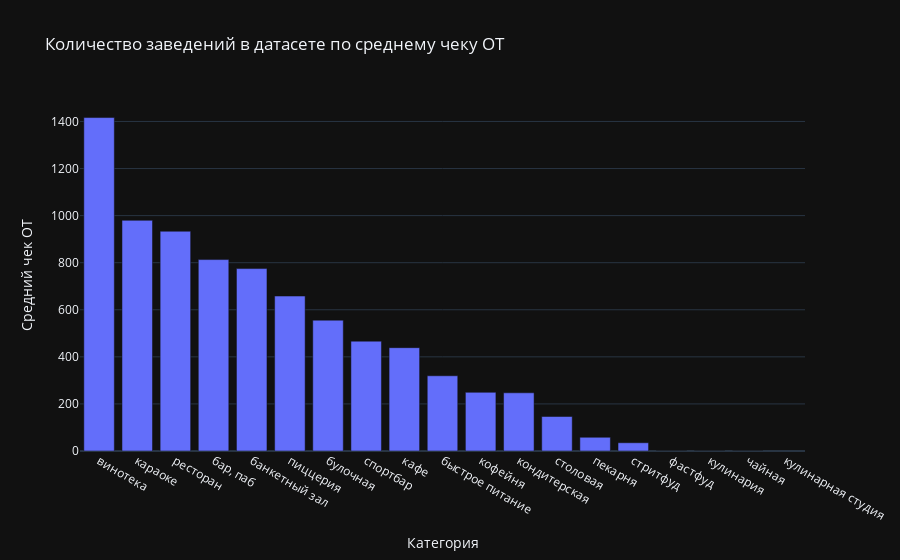

Source (notebook cell):
### Markdown cell above
Как видно из результатов, дешевле после пары сходить в "быстрое питание", чем в "винотеку". Для некоторых категорий у нас нет цены от, поэтому получили 0.

### Code cell
fig = px.bar(bill_tmp,
             x='category',
             y='avg_bill_from',
             title='Количество заведений в датасете по среднему чеку ОТ',
             labels={'category': 'Категория', 'avg_bill_from': 'Средний чек ОТ'})

fig.update_traces(hovertemplate='Тип заведения: %{x}<br>Количество: %{y}')
fig.show()

### Figure 1 — Plotly figure (JSON) as saved in the notebook; plotly's stock layout.template omitted (floating-point values rounded to 4 significant figures)
{"data": [{"alignmentgroup": "True", "hovertemplate": "Тип заведения: %{x}<br>Количество: %{y}", "legendgroup": "", "marker": {"color": "#636efa", "pattern": {"shape": ""}}, "name": "", "offsetgroup": "", "orientation": "v", "showlegend": false, "textposition": "auto", "x": ["винотека", "караоке", "ресторан", "бар, паб", "банкетный зал", "пиццерия", "булочная", "спортбар", "кафе", "быстрое питание", "кофейня", "кондитерская", "столовая", "пекарня", "стритфуд", "фастфуд", "кулинария", "чайная", "кулинарная студия"], "xaxis": "x", "y": [1417.0, 980.0, 933.7, 813.2, 775.0, 658.3, 555.8, 466.7, 439.1, 319.6, 249.2, 247.3, 146.7, 58.33, 35.0, 0.0, 0.0, 0.0, null], "yaxis": "y", "type": "bar"}], "layout": {"xaxis": {"anchor": "y", "domain": [0.0, 1.0], "title": {"text": "Категория"}}, "yaxis": {"anchor": "x", "domain": [0.0, 1.0], "title": {"text": "Средний чек ОТ"}}, "legend": {"tracegroupgap": 0}, "title": {"text": "Количество заведений в датасете по среднему чеку ОТ"}, "barmode": "relative"}}
